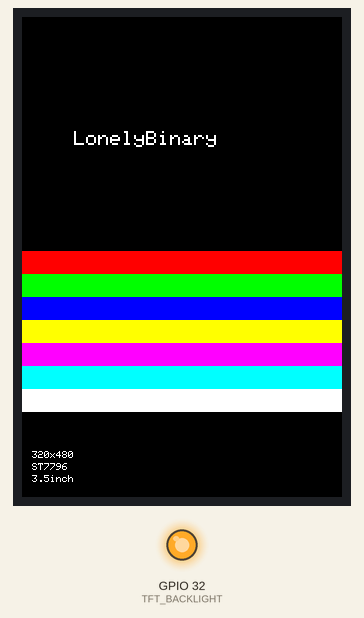
This sketch was run on a simulated ESP32. Shown: 320×480 colour display, output pins drawn as LEDs (lit = HIGH). Pins used as bus, display or sensor lines are not drawn; what the sketch prints to the serial monitor is not drawn.

Above: at 1.5 s.

The sketch:

3.5inch_Test.ino
```cpp
/*
 * SPI TFT-LCD Test Sketch (Arduino IDE)
 *
 * What it does: lights up the screen and draws "LonelyBinary" plus a set of
 * color bars, so you can confirm your display and wiring work. Display only
 * (no touch). The backlight is simple on/off (no brightness control).
 *
 * Display:    3.5 inch, 320x480 pixels (portrait; rotate to 480x320 with setRotation)
 * Driver IC:  ST7796 (compatible with the ST7365 in the spec sheet)
 *
 * Before uploading, pick your board in Arduino IDE under Tools -> Board:
 * "ESP32S3 Dev Module" for an ESP32-S3, or "ESP32 Dev Module" for a classic ESP32.
 *
 * Library needed (install once via Tools -> Manage Libraries):
 * - "GFX Library for Arduino" by moononournation. Any recent version works.
 */

#include <Arduino_GFX_Library.h>

// ==================== Color Name Compatibility ====================
// GFX Library 1.6.5+ renamed the short color macros (BLACK, RED, ...) to RGB565_*.
// These aliases keep the sketch compiling on both old (<=1.6.4) and new (>=1.6.5)
// versions. The #ifndef guard makes it a no-op on versions that still define BLACK.
#ifndef BLACK
  #define BLACK   RGB565_BLACK
  #define WHITE   RGB565_WHITE
  #define RED     RGB565_RED
  #define GREEN   RGB565_GREEN
  #define BLUE    RGB565_BLUE
  #define YELLOW  RGB565_YELLOW
  #define MAGENTA RGB565_MAGENTA
  #define CYAN    RGB565_CYAN
#endif


// ==================== SPI LCD Pin Definitions ====================
// 8-pin SPI LCD display pin definitions:
// 1.LEDA/BLK, 2.GND, 3.RESET, 4.DC/RS/A0, 5.SDA/MOSI, 6.SCL/SCLK, 7.VDD, 8.CS
// 4-wire SPI: CS, DC/RS, SCLK, MOSI
// This kit ships wired for ESP32-S3, but the display module's ribbon cable works
// with any board. Pins are selected automatically based on the board you choose
// in Arduino IDE (Tools -> Board), so the same sketch compiles on both.
#if defined(CONFIG_IDF_TARGET_ESP32S3)
  // ESP32-S3 (select "ESP32S3 Dev Module") - default wiring for this kit
  #define TFT_CS    10   // CS  (Chip Select)
  #define TFT_RST   42   // RESET
  #define TFT_DC    2    // DC/RS/A0 (Data/Command) - **Must connect!**
  #define TFT_MOSI  11   // SDA/MOSI (SPI data)
  #define TFT_SCLK  12   // SCL/SCLK (SPI clock)
  #define TFT_BACKLIGHT 41  // LEDA/BLK (Backlight)
  #define TFT_USE_PSRAM true
  #define TFT_SPI_NUM   HSPI    // S3: SPI3 host (=1). Usable buses are FSPI(=0) and HSPI(=1).
#else
  // Classic ESP32 (e.g. Lonely Binary PinPulse, select "ESP32 Dev Module")
  // NOTE: GPIO 41/42 do not exist on classic ESP32, and GPIO 6-11 are reserved for
  // the on-chip SPI flash, so the S3 pins above cannot be used. These are the
  // standard VSPI pins for classic ESP32.
  #define TFT_CS    15   // CS  (Chip Select)
  #define TFT_RST   4    // RESET
  #define TFT_DC    2    // DC/RS/A0 (Data/Command) - **Must connect!**
  #define TFT_MOSI  23   // SDA/MOSI (SPI data, VSPI default)
  #define TFT_SCLK  18   // SCL/SCLK (SPI clock, VSPI default)
  #define TFT_BACKLIGHT 32  // LEDA/BLK (Backlight)
  #define TFT_USE_PSRAM false
  #define TFT_SPI_NUM   VSPI    // classic ESP32: SPI3 host (=3). NOT FSPI(=1) -- that is the on-chip flash bus.
#endif
// Wiring quick-reference (which GPIO to use depends on your board).
// The #if block above picks these for you automatically based on the board
// you select in Arduino IDE - you do NOT need to edit any code.
//
//   Display pin        ESP32-S3      Classic ESP32   What it does
//   VDD (pin 7)        3.3V          3.3V            Power (use 3.3V, NEVER 5V)
//   GND (pin 2)        GND           GND             Ground
//   CS  (pin 8)        GPIO 10       GPIO 15         Chip select
//   RESET (pin 3)      GPIO 42       GPIO 4          Reset
//   DC/RS/A0 (pin 4)   GPIO 2        GPIO 2          Data/command (must connect!)
//   SDA/MOSI (pin 5)   GPIO 11       GPIO 23         SPI data
//   SCL/SCLK (pin 6)   GPIO 12       GPIO 18         SPI clock
//   LEDA/BLK (pin 1)   GPIO 41       GPIO 32         Backlight (on/off only)
// ==================== Create the display object ====================
// Two steps. First, "bus" describes HOW we talk to the screen: hardware SPI
// using the DC, CS, SCLK and MOSI pins defined above (MISO is unused here).
// Then "gfx" is the ST7796 screen driver (320x480, compatible with ST7365).
Arduino_DataBus *bus = new Arduino_ESP32SPI(TFT_DC, TFT_CS, TFT_SCLK, TFT_MOSI, GFX_NOT_DEFINED, TFT_SPI_NUM /* HSPI on S3, VSPI on classic ESP32 */, true /* is_shared_interface */);
Arduino_ST7796 *gfx = new Arduino_ST7796(bus, TFT_RST, 0 /* rotation */, true /* IPS */, 320 /* width */, 480 /* height */, 0 /* col offset 1 */, 0 /* row offset 1 */, 0 /* col offset 2 */, 0 /* row offset 2 */);
// ==================== Display LonelyBinary and Color Bars ====================
void displayLonelyBinary() {
  gfx->fillScreen(BLACK);

  // Top section: Center display "LonelyBinary" (adapt to screen size, ensure it doesn't exceed)
  gfx->setTextColor(WHITE);
  gfx->setTextSize(2);  // 320px wide: size 2 keeps "LonelyBinary" fully on screen
  int textWidth = strlen("LonelyBinary") * 3 * 6;  // Estimate text width: 12*3*6=216px
  int textX = (gfx->width() - textWidth) / 2;
  int textY = gfx->height() / 4 - 6;  // Top section middle
  gfx->setCursor(textX, textY);
  gfx->println("LonelyBinary");

  // Bottom section: 8 horizontal color bars
  uint16_t colors[] = {
    RED, GREEN, BLUE, YELLOW, MAGENTA, CYAN, WHITE, BLACK
  };
  int barStartY = gfx->height() / 2 - 6;
  int barHeight = (gfx->height() / 2 - 50) / 8;  // Each color bar height (widened)
  int barWidth = gfx->width();  // Color bar width (full screen width)

  for (int i = 0; i < 8; i++) {
    gfx->fillRect(0, barStartY + i * barHeight, barWidth, barHeight, colors[i]);
  }

  // Bottom: Display screen information (resolution, driver, inch size)
  gfx->setTextColor(WHITE);
  gfx->setTextSize(1);
  int infoY = gfx->height() - 46;
  gfx->setCursor(10, infoY);
  gfx->print("320x480");
  gfx->setCursor(10, infoY + 12);
  gfx->print("ST7796");
  gfx->setCursor(10, infoY + 24);
  gfx->print("3.5inch");
}

// ==================== Initialization ====================
void setup() {
  Serial.begin(115200);
  delay(1000);

  Serial.println("========================================");
  Serial.println("SPI LCD Test Program");
  Serial.println("Driver IC: ST7365");
  Serial.println("Display Size: 3.5 inch");
  Serial.println("Resolution: 320x480");
  Serial.println("Using Arduino GFX Official Library");
  Serial.println("========================================");

  // Turn the backlight on (on/off only, no brightness control).
  pinMode(TFT_BACKLIGHT, OUTPUT);
  digitalWrite(TFT_BACKLIGHT, HIGH);  // HIGH = backlight ON

  // Initialize LCD
  Serial.println("Initializing LCD...");

  // Reset display first
  pinMode(TFT_RST, OUTPUT);
  digitalWrite(TFT_RST, LOW);
  delay(10);
  digitalWrite(TFT_RST, HIGH);
  delay(120);

  // ST7365 (Compatible with ST7796) initialization: native 320x480
  Serial.println("Initializing ST7365 display (320x480)...");

  if (!gfx->begin()) {
    Serial.println("LCD initialization failed!");
    while (1);
  }

  // Set rotation direction
  gfx->setRotation(0);  // 0=Portrait, 1/3=Landscape, 2=Portrait inverted

  Serial.println("LCD initialization complete");

  // Display LonelyBinary and color bars (static display)
  displayLonelyBinary();

  Serial.println("Display ready - showing static LonelyBinary and color bars");
}

// ==================== Main Loop ====================
void loop() {
  // Static display - nothing to do in loop
  delay(1000);
}
```
